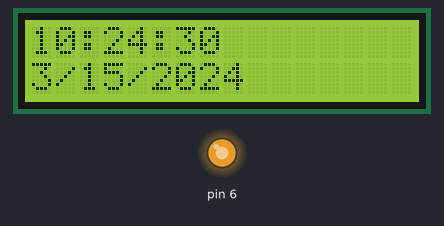
A sketch run on a simulated Arduino Uno, built with avr-gcc and run on an emulated ATmega328P. On the bench: 16×2 character LCD, output pins drawn as LEDs (lit = HIGH). The local clock reads 2024-03-15 10:24:30 at power-on unless the sketch sets it.

Above: at 0.1 s.
At 4.1 s:
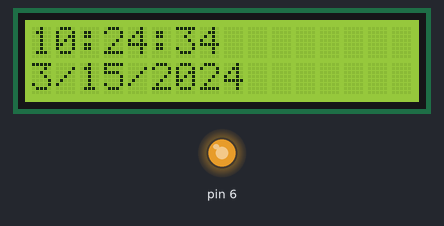
At 9.2 s:
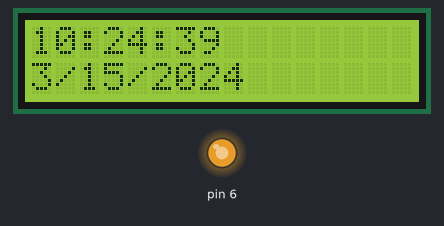
At 19.2 s:
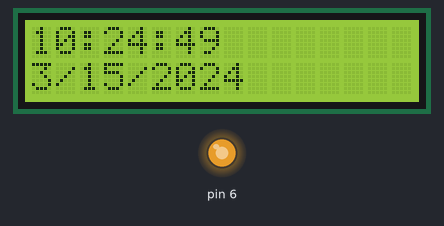
At 28.3 s:
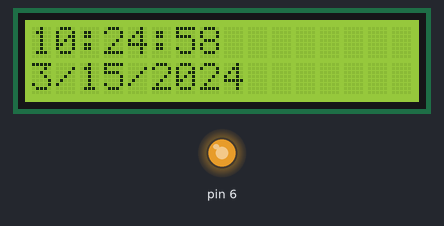
At 38.4 s:
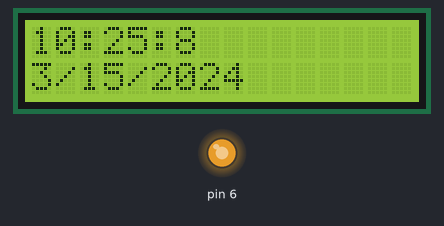

The sketch:

Clock_by_RTC.ino
```cpp
#include <Wire.h>
#include <LiquidCrystal.h>
#include <RTClib.h>

// Define the RTC and LCD objects
RTC_DS1307 rtc;
LiquidCrystal lcd(12, 11,10,9,8,7);


// Define the variables for the clock and calendar
int hour, minute, second;
int day, month, year;

void setup()
{
  // Start the RTC and LCD
  rtc.begin();
  lcd.begin(16, 2);

  // Set the cursor position on the LCD
  lcd.setCursor(0, 0);

  // Turn on the backlight and set the brightness
  pinMode(6, OUTPUT);
  analogWrite(6, 200);
}

void loop()
{
  // Get the current time from the RTC
  DateTime now = rtc.now();
  hour = now.hour();
  minute = now.minute();
  second = now.second();

  // Get the current date from the RTC
  day = now.day();
  month = now.month();
  year = now.year() ;

  // Display the time and date on the LCD
  lcd.print(hour);
  lcd.print(":");
  lcd.print(minute);
  lcd.print(":");
  lcd.print(second);
  lcd.setCursor(0, 1); // Set the cursor to the second row
  lcd.print(month);
  lcd.print("/");
  lcd.print(day);
  lcd.print("/");
  lcd.print(year);

  // Wait for one second
  delay(1000);

  // Clear the LCD screen
  lcd.clear();

  // Set the cursor position on the LCD
  lcd.setCursor(0, 0);
}
```

Measured:
- what the display in image 1 shows lasts 1.0 s, from 4.1 s to 5.1 s
